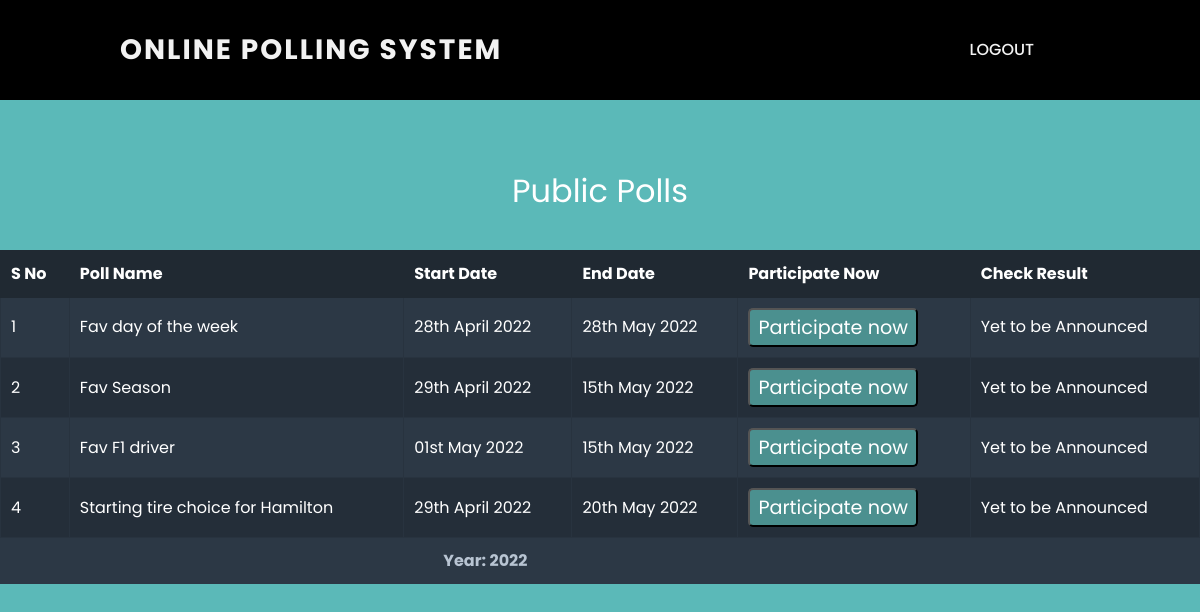
Before: /public_polls (signed in) with the older database file.
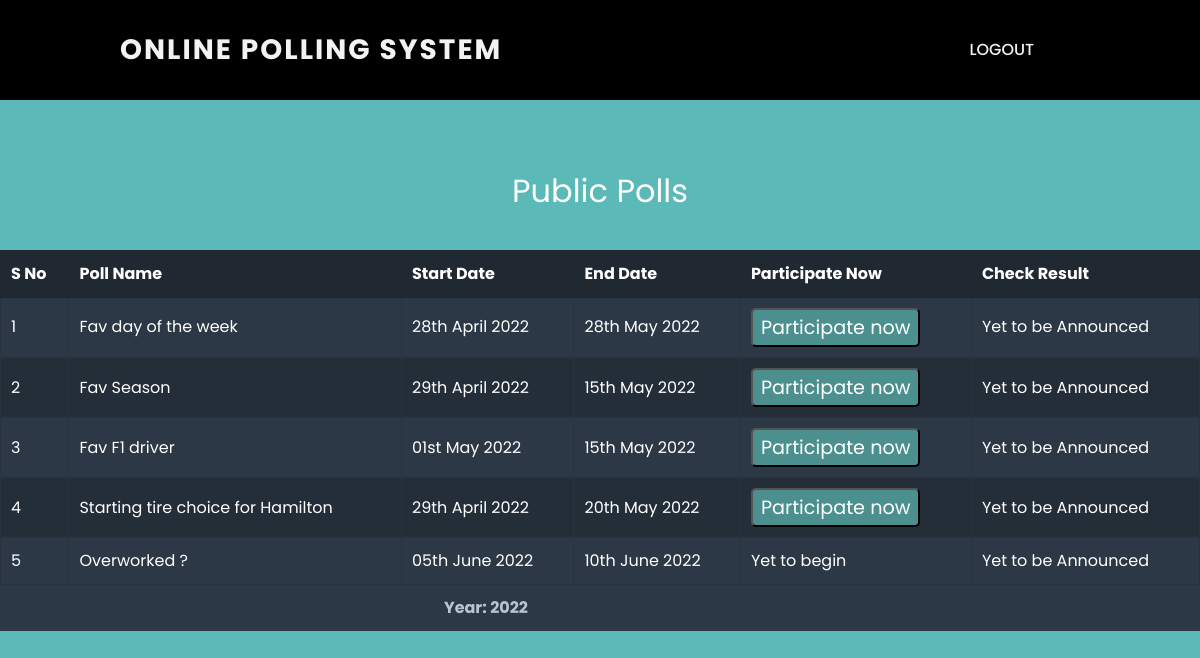
After: the same page with the newer database file.
### tables this page shows
CREATE TABLE poll_data (
                pollid INTEGER PRIMARY KEY AUTOINCREMENT,
                owner INTEGER NOT NULL,
                pollname VARCHAR(30) NOT NULL,
                quest VARCHAR(300) NOT NULL,
                op1 VARCHAR(50) NOT NULL,
                op2 VARCHAR(50) NOT NULL,
                op3 VARCHAR(50),
                op4 VARCHAR(50),
                op5 VARCHAR(50),
                op6 VARCHAR(50),
                op7 VARCHAR(50),
                op8 VARCHAR(50)
                );

### app.py (the view)
@app.route("/public_polls", methods=["GET", "POST"])
@login_required
def view_public_polls():
    conn = sqlite3.connect('Voting_database.db')
    c = conn.cursor()
    if request.method == "POST":
        print("POST")
        val_0 = request.form.get("part")
        val_1 = request.form.get("res")
        conn = sqlite3.connect('Voting_database.db')
        c = conn.cursor()
        if val_0:
            poll_id = val_0
            c.execute("""SELECT no_of_options FROM poll_filters WHERE pollid = :p""", {"p": poll_id})
            option_count = c.fetchone()[0]
            c.execute("""SELECT * FROM poll_data WHERE pollid = :p """, {"p": poll_id})
            row = c.fetchone()
            conn.commit()
            return render_template("participate.html", arr=row, n=option_count)
        else:
            poll_id = val_1
            c.execute("""SELECT no_of_options FROM poll_filters WHERE pollid = :p""", {"p": poll_id})
            option_count = c.fetchone()[0]
            c.execute("""SELECT * FROM poll_results JOIN poll_data USING (pollid) WHERE pollid = :p """, {"p": poll_id})
            row = c.fetchone()
            conn.commit()
            return render_template("result.html", arr=row, n=option_count)
    else:
        print("GET")
        c.execute("""SELECT pollid from poll_filters WHERE public == 1""")
        poll_id = c.fetchall()
        poll_name = []
        poll_dates = []
        for idx in poll_id:
            c.execute("""SELECT pollname from poll_data WHERE pollid == :p""", {"p": idx[0]})
            poll_name.append(c.fetchone())
            c.execute("""SELECT start, end from poll_filters WHERE pollid == :p""", {"p": idx[0]})
            poll_dates.append(c.fetchone())
        final_data = []
        for i in range(len(poll_dates)):
            print(poll_dates[i][0] + "is " + convert_date(poll_dates[i][0]))
            data = [poll_id[i][0], poll_name[i][0], convert_date(poll_dates[i][0]), convert_date(poll_dates[i][1])]
            if is_in_future(poll_dates[i][0]):
                data.append(2)
            elif is_in_past(poll_dates[i][1]):
                data.append(0)
            else:
                data.append(1)
            final_data.append(data)
        print(final_data)
        del poll_id
        del poll_name
        del poll_dates
        return render_template("public_polls.html", data=final_data, n=len(final_data))

### app.py (called while the page is built)
@app.after_request
def after_request(response):
    response.headers["Cache-Control"] = "no-cache, no-store, must-revalidate"
    response.headers["Expires"] = 0
    response.headers["Pragma"] = "no-cache"
    return response

def login_required(f):
    @wraps(f)
    def decorated_function(*args, **kwargs):
        if session.get("user_id") is None:
            return redirect("/login")
        return f(*args, **kwargs)
    return decorated_function

### helper.py (called while the page is built)
def convert_date(d):
    res = d[8] + d[9]
    months_string = ['January', 'February', 'March', 'April', 'May', 'June', 'July', 'August', 'September', 'October',
                     'November', 'December']
    ordinal_string = ['st', 'nd', 'th']
    if int(d[8] + d[9]) == 1:
        res += 'st '
    elif int(d[8] + d[9]) == 2:
        res += 'nd '
    else:
        res += "th "
    res += months_string[int(d[5] + d[6]) - 1]
    res += (" " + d[0] + d[1] + d[2] + d[3])
    return res

def is_in_past(val):
    d = int(val[8] + val[9])
    m = int(val[5] + val[6])
    y = int(val[0] + val[1] + val[2] + val[3])
    curr_date = date.today()
    val1 = str(curr_date.strftime("%Y/%m/%d"))
    cd = int(val1[8] + val1[9])
    cm = int(val1[5] + val1[6])
    cy = int(val1[0] + val1[1] + val1[2] + val1[3])
    if cy > y:
        return 1
    elif cy < y:
        return 0
    if cm > m:
        return 1
    elif cm < m:
        return 0
    if cd > d:
        return 1
    elif cd < d:
        return 0
    return 0

def is_in_future(val1):
    curr_date = date.today()
    val = str(curr_date.strftime("%Y/%m/%d"))
    d = int(val[8] + val[9])
    m = int(val[5] + val[6])
    y = int(val[0] + val[1] + val[2] + val[3])
    cd = int(val1[8] + val1[9])
    cm = int(val1[5] + val1[6])
    cy = int(val1[0] + val1[1] + val1[2] + val1[3])
    if cy > y:
        return 1
    elif cy < y:
        return 0
    if cm > m:
        return 1
    elif cm < m:
        return 0
    if cd > d:
        return 1
    elif cd < d:
        return 0
    return 0

### Templates/public_polls.html (shortened to what this page needs)
{% extends "layout.html" %}
{% block title %}
    <link rel="stylesheet" href="https://cdnjs.cloudflare.com/ajax/libs/normalize/5.0.0/normalize.min.css">
    <link rel="stylesheet" href="static/view_polls/style.css">
{% endblock %}
{% block main %}
<section style = "display: block;
    background-color: #5BB9B8;
    height:150px;
    padding:65px;
    font-size: 2em;
    margin-inline-start: 0px;
    margin-inline-end: 0px;
    text-align: center;">
    Public Polls
</section>
    <form action = "/public_polls" method="POST">
        <main>
            <table>
                <thead>
                    <tr>
                        <th> S No </th>
                        <th> Poll Name</th>
                        <th>Start Date</th>
                        <th>End Date</th>
                        <th>Participate Now</th>
                        <th>Check Result</th>
                    </tr>
                </thead>
                <tfoot>
                    <tr>
                        <th colspan='5'>
                          Year: 2022
                        </th>
                    </tr>
                </tfoot>
                <tbody>
                    {% for i in range(n) %}
                    <tr>
                        <td> {{ i+1 }} </td>
                        <td> {{ data[i][1] }} </td>
                        <td> {{ data[i][2] }} </td>
                        <td> {{ data[i][3] }} </td>
                        <td class='select'>
                            {% if data[i][4] == 1 %}
                                <button value='{{ data[i][0] }}' name="part" type="submit" class="button">Participate now</button>
                            {% elif data[i][4] == 2 %}
                                Yet to begin
                            {% else %}
                                Closed
                            {% endif %}
                        </td>
                        <td class='select'>
                            {% if data[i][4] == 0 %}
                            <button value='{{ data[i][0] }}' name="res" type="submit" class="button">Check Result</button>
                            {% else %}
                                Yet to be Announced
                            {% endif %}
                        </td>
                    </tr>
                  {% endfor %}
                </tbody>
            </table>
        </main>
    </form>
{% endblock %}

### Templates/layout.html (shortened to what this page needs)
<!DOCTYPE html>
<html lang="en">
  <head>
    <link href="{{ url_for('static', filename='layout_styles.css') }}" rel="stylesheet">
    <link href="{{ url_for('static', filename='l2/vendor/bootstrap/css/bootstrap.min.css') }}" rel="stylesheet">
    <link rel="stylesheet" href="https://cdn.jsdelivr.net/npm/bootstrap@4.0.0/dist/css/bootstrap.min.css">
    <link rel="stylesheet" href="https://cdnjs.cloudflare.com/ajax/libs/normalize/5.0.0/normalize.min.css">
    {% block title %}
    {% endblock %}
    <link rel="stylesheet" href="https://cdnjs.cloudflare.com/ajax/libs/font-awesome/4.7.0/css/font-awesome.min.css">
    <link rel="stylesheet" type="text/css" href="https://cdn.jsdelivr.net/npm/daterangepicker/daterangepicker.css" />
  </head>
<body>
    <div class="main-nav" id="myTopnav" >
        {% if session.user_id %}
            <a href="/home" class = "logo">
        {% else %}
            <a href="/" class = "logo">
        {% endif %}
            Online Polling System
        </a>
        <div class = "to_right">
            {% if session.user_id %}
                <a style="right : 200px position :" href="/logout" >Logout</a>
            {% else %}
                <a href="/login" >Login</a>
                <a style="right : 200px position :" href="/register">Register</a>
            {% endif %}
        </div>
    </div>
    <main >
        {% block main %}
        {% endblock %}
    </main>
</body>

### static/layout_styles.css (style rules this page uses)
html, body { margin:0; font-family: 'Poppins', sans-serif !important; font-weight: 400 !important; background-color: #fff ; font-size: 16px !important; -ms-text-size-adjust: 100% !important; -webkit-font-smoothing: antialiased !important; -moz-osx-font-smoothing: grayscale !important; height: 100%; width: 100%; }
.to_right { float : right; position: relative; right: 150px; }
.main-nav { background-color: black; overflow: hidden; height : 100px; }
.main-nav a { float: left; height: 0px; display: block; color: #f2f2f2; text-transform: uppercase; text-align: center; padding: 14px 16px; text-decoration: none; font-size: 16px; font-weight: 500; line-height: 72px; }
.main-nav .logo { font-size:28px; left = 104px; margin-left: 104px; line-height: 72px; font-weight: 700; text-transform: uppercase; letter-spacing: 2px; text-align : center; }
button, input, optgroup, select, textarea { font-family: 'Poppins', sans-serif !important; font-size: 100%; line-height: 1.15; margin: 0; }

### static/view_polls/style.css (style rules this page uses)
* { box-sizing: border-box; }
html { font-size: 62.5%; background-color: #5BB9B8; }
body { height: 100%; width: 100%; background-color: #5BB9B8; line-height: 1.6; -webkit-font-smoothing: antialiased; color: #fff; font-size: 1.6rem; font-family: 'Lato', sans-serif; }
main { top:200px; background-color: #2C3845; }
table { display: block; }
tr, td, tbody, tfoot { display: block; }
thead { display: none; }
tr { padding-bottom: 10px; }
td { padding: 10px 10px 0; text-align: center; }
td:before { content: attr(data-title); color: #7a91aa; text-transform: uppercase; font-size: 1.4rem; padding-right: 10px; display: block; }
table { width: 100%; }
th { text-align: left; font-weight: 700; }
thead th { background-color: #202932; color: #fff; border: 1px solid #202932; }
tfoot th { display: block; padding: 10px; text-align: center; color: #b8c4d2; }
.button { line-height: 1; display: inline-block; font-size: 1.2rem; text-decoration: none; border-radius: 5px; color: #fff; padding: 8px; background-color: #4b908f; }
.select { padding-bottom: 20px; border-bottom: 1px solid #28333f; }
.select:before { display: none; }
@media (min-width: 460px) { td { text-align: left; } }
@media (min-width: 460px) { td:before { display: inline-block; text-align: right; width: 140px; } }
@media (min-width: 460px) { .select { padding-left: 160px; } }
@media (min-width: 720px) { table { display: table; } }
@media (min-width: 720px) { tr { display: table-row; } }
@media (min-width: 720px) { td, th { display: table-cell; } }
@media (min-width: 720px) { tbody { display: table-row-group; } }
@media (min-width: 720px) { thead { display: table-header-group; } }
@media (min-width: 720px) { tfoot { display: table-footer-group; } }
@media (min-width: 720px) { td { border: 1px solid #28333f; } }
@media (min-width: 720px) { td:before { display: none; } }
@media (min-width: 720px) { td, th { padding: 10px; } }
@media (min-width: 720px) { tr:nth-child(2n+2) td { background-color: #242e39; } }
@media (min-width: 720px) { tfoot th { display: table-cell; } }
@media (min-width: 720px) { .select { padding: 10px; } }

Changed rows visible on the page:
added poll_data: pollname "Overworked ?"
Other visible differences:
new list line: "5 05th June 2022 10th June 2022 Yet to begin Yet to be Announced"
